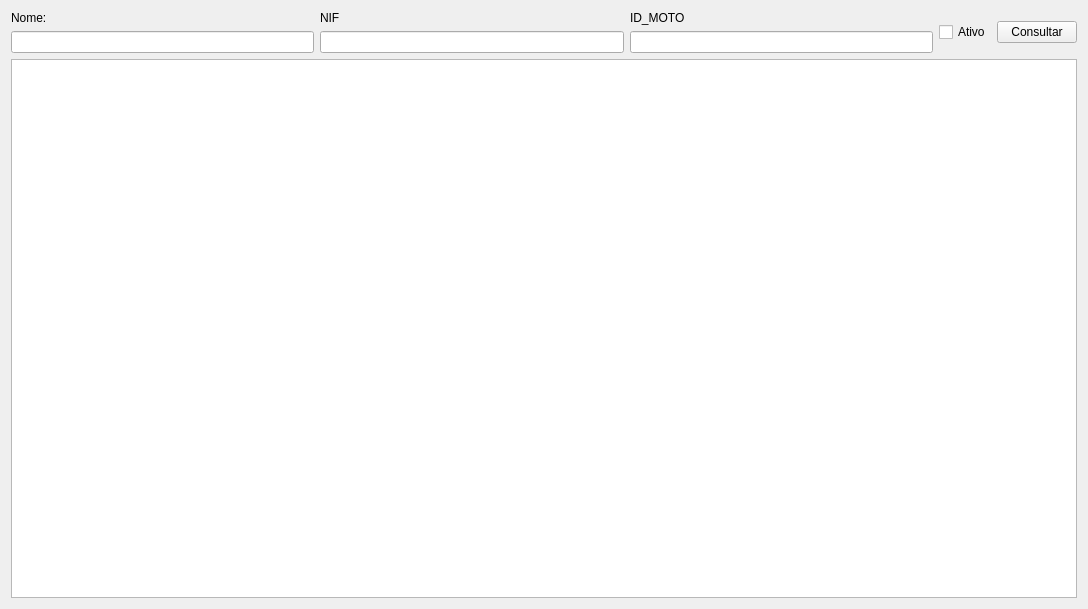
<?xml version="1.0" encoding="UTF-8"?>
<ui version="4.0">
 <class>queryclientes</class>
 <widget class="QWidget" name="queryclientes">
  <property name="geometry">
   <rect>
    <x>0</x>
    <y>0</y>
    <width>1088</width>
    <height>609</height>
   </rect>
  </property>
  <property name="windowTitle">
   <string>Form</string>
  </property>
  <layout class="QGridLayout" name="gridLayout">
   <item row="0" column="0">
    <layout class="QHBoxLayout" name="horizontalLayout">
     <item>
      <layout class="QVBoxLayout" name="verticalLayout_3">
       <item>
        <widget class="QLabel" name="label">
         <property name="text">
          <string>Nome:</string>
         </property>
        </widget>
       </item>
       <item>
        <widget class="QLineEdit" name="line_name"/>
       </item>
      </layout>
     </item>
     <item>
      <layout class="QVBoxLayout" name="verticalLayout_2">
       <item>
        <widget class="QLabel" name="label_2">
         <property name="text">
          <string>NIF</string>
         </property>
        </widget>
       </item>
       <item>
        <widget class="QLineEdit" name="line_nif"/>
       </item>
      </layout>
     </item>
     <item>
      <layout class="QVBoxLayout" name="verticalLayout">
       <item>
        <widget class="QLabel" name="label_3">
         <property name="text">
          <string>ID_MOTO</string>
         </property>
        </widget>
       </item>
       <item>
        <widget class="QLineEdit" name="lineEdit_3"/>
       </item>
      </layout>
     </item>
     <item>
      <widget class="QCheckBox" name="check_ative">
       <property name="text">
        <string>Ativo</string>
       </property>
      </widget>
     </item>
     <item>
      <widget class="QPushButton" name="btn_consultar">
       <property name="text">
        <string>Consultar</string>
       </property>
      </widget>
     </item>
    </layout>
   </item>
   <item row="1" column="0">
    <widget class="QTableWidget" name="tableWidget"/>
   </item>
  </layout>
 </widget>
 <resources/>
 <connections/>
</ui>
